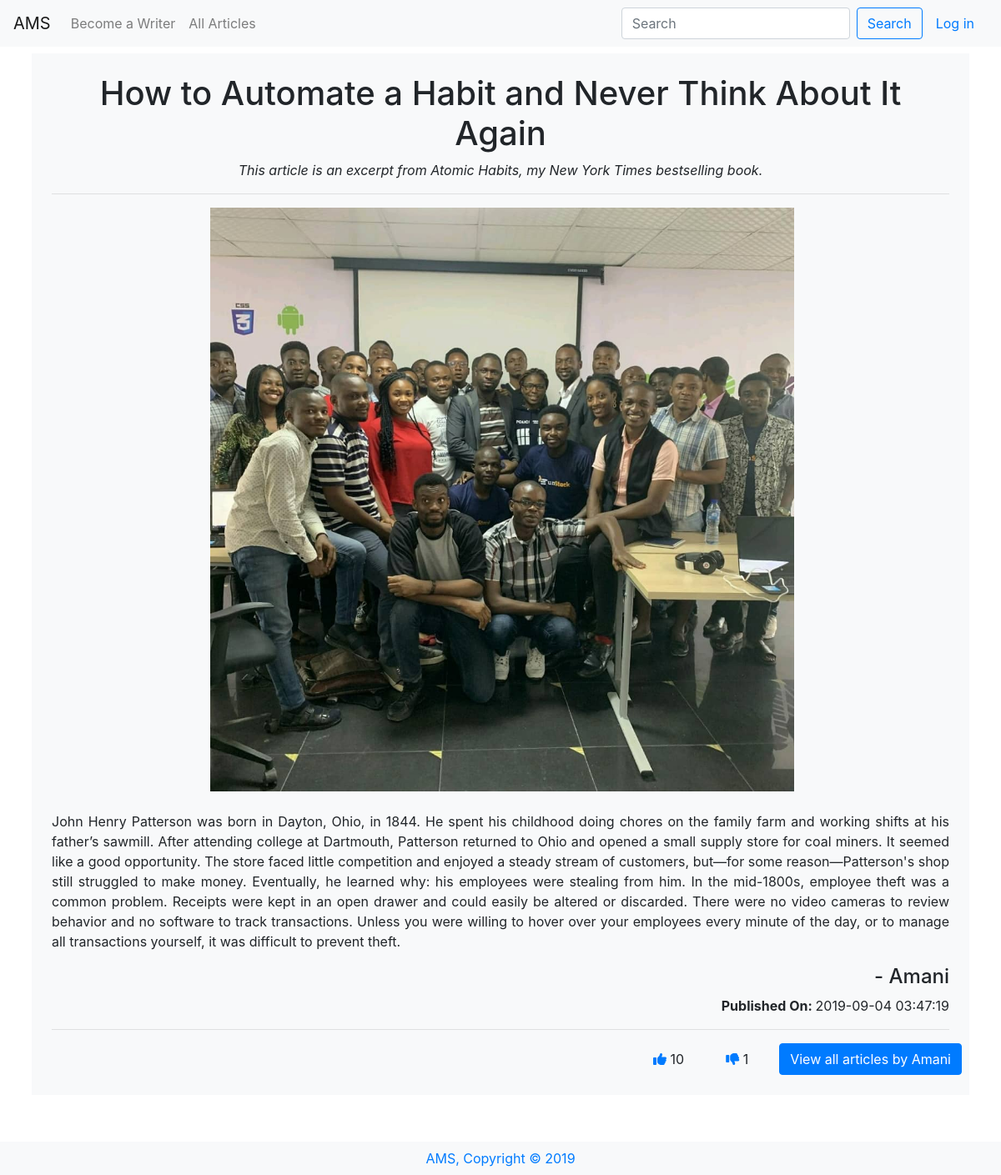
The app's page /viewone/5 with its own data.
### tables this page shows
CREATE TABLE 'articles' ('id' integer PRIMARY KEY AUTOINCREMENT NOT NULL, 'userid' smallint NOT NULL, 'title' varchar(255) NOT NULL, 'description' varchar(300) NOT NULL, 'content' text NOT NULL, 'like' smallint, 'dislike' smallint, 'image' bytea, 'date' timestamp NOT NULL DEFAULT CURRENT_TIMESTAMP);

CREATE TABLE users(
    id INTEGER NOT NULL PRIMARY KEY,
    username VARCHAR(255) NOT NULL UNIQUE,
    email VARCHAR(255) NOT NULL UNIQUE,
    password VARCHAR(255) NOT NULL
);

### application.py (the view)
@app.route("/viewone/<id>")
def viewone(id):
    rows = db.execute("SELECT * FROM users JOIN articles ON users.id = articles.userid WHERE articles.id=:id", id=id)
    return render_template("viewone.html", datum=rows[0])

### application.py (called while the page is built)
@app.after_request
def after_request(response):
    response.headers["Cache-Control"] = "no-cache, no-store, must-revalidate"
    response.headers["Expires"] = 0
    response.headers["Pragma"] = "no-cache"
    return response

### templates/viewone.html
{% extends "layout.html" %} {% block title %} View - {{ datum.title }} {% endblock %}
{% block main%}
      <div class="article mb-5 bg-light p-4">
        <div class="article_head">
        <h1>{{ datum.title }}</h1>
        <p><i>{{ datum.description }}</i></p>
      </div>
        <div class="article_body" id="more{{ datum.id }}">
        <hr>
        <div class="article_image mb-4"><img src="/static/testpic.jpeg" alt="{{ datum.title }}"></div>
        <p class="text-justify">{{ datum.content }}</p>
      </div>
      <h4 class="text-right">- {{ datum.username }}</h4>
      <p class="text-right"><b>Published On: </b>{{ datum.date }}</p>
      <hr>
        <div class="article_footer row">
          <a href="/like/{{ datum.id }}" class="btn mr-4 btn"><i class="fas fa-thumbs-up text-primary"></i>
            {{ datum.like }}</a>
        <a href="/dislike/{{ datum.id }}" class="btn mr-4 btn"><i class="fas fa-thumbs-down text-primary"></i>
            {{ datum.dislike }}</a>
          <a href="/viewall/{{ datum.userid }}"><button class="float-right btn btn-primary">View all articles by {{ datum.username }}</button></a>
        </div>
      </div>
    {% endblock %}

### static/styles.css (style rules this page uses)
h1 { text-align: center; }
.article_image { display: flex; max-height: 700px; }
.article_image img { object-fit: contain; }
.article_footer { display: flex; justify-content: flex-end; }

### records on screen
articles: title "How to Automate a Habit and Never Think About It Again", description "This article is an excerpt from Atomic Habits, my New York Times bestselling book.", content "John Henry Patterson was born in Dayton, Ohio, in 1844. He spent his childhood doing chores on the family farm and working shifts at his father’s sawmill. After attending college at Dartmouth, Patterson returned to Ohio and opened a small supply store for coal miners. It seemed like a good opportunity. The store faced little competition and enjoyed a steady stream of customers, but—for some reason—Patterson's shop still struggled to make money. Eventually, he learned why: his employees were stealing from him. In the mid-1800s, employee theft was a common problem. Receipts were kept in an open drawer and could easily be altered or discarded. There were no video cameras to review behavior and…", date "2019-09-04 03:47:19", like "10", dislike "1"
users: username "Amani"
